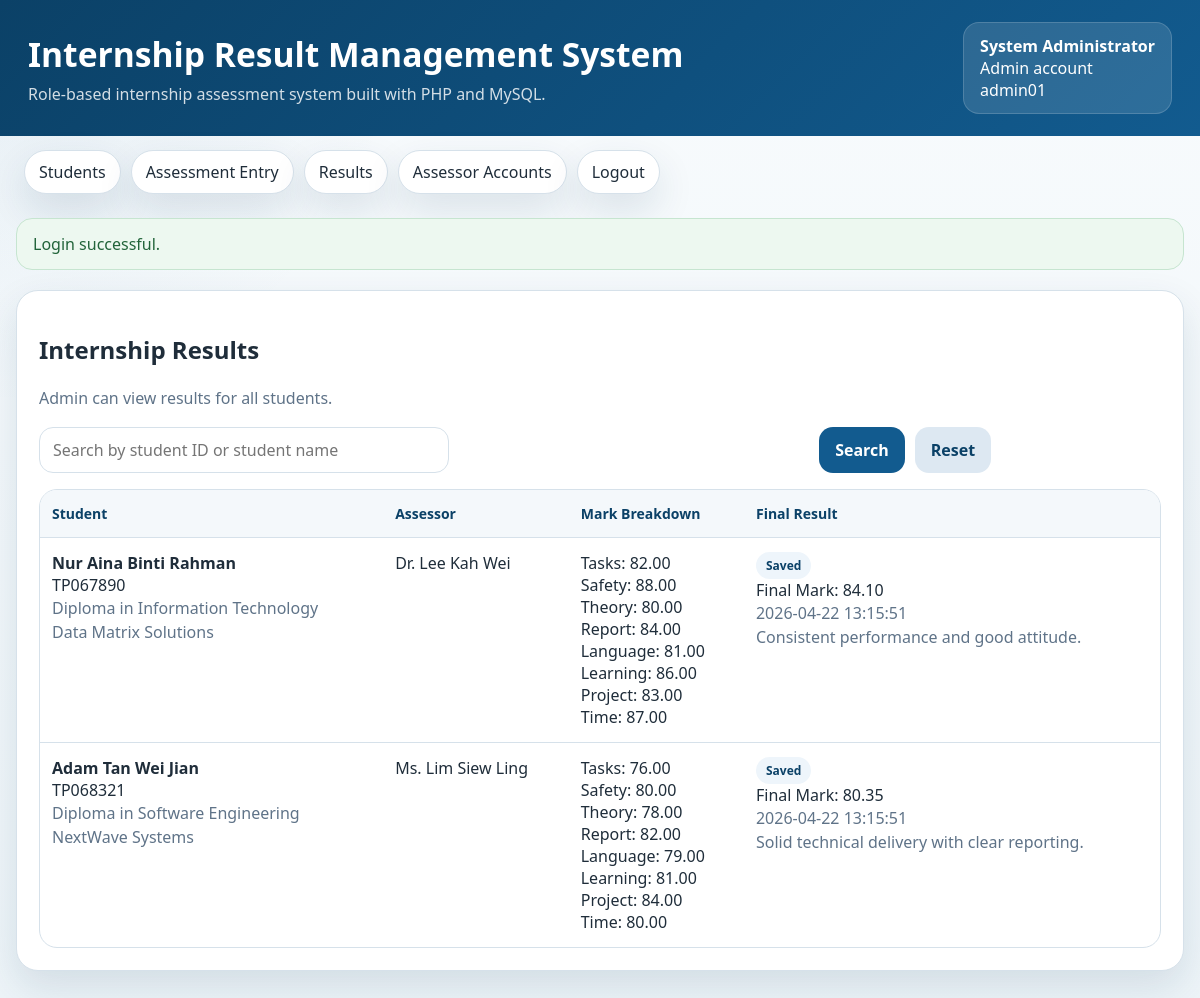
/COMP1044_SRC/results.php (signed in), run on the app's committed database.
### tables this page shows
CREATE TABLE students (
  student_id VARCHAR(20) PRIMARY KEY,
  student_name VARCHAR(100) NOT NULL,
  programme VARCHAR(100) NOT NULL,
  company_name VARCHAR(100) NOT NULL,
  created_at DATETIME NOT NULL DEFAULT CURRENT_TIMESTAMP
);

### COMP1044_SRC/includes/bootstrap.php (called while the page is built, shortened)
<?php
function current_user(): ?array
{
    return $_SESSION['user'] ?? null;
}
function h(?string $value): string
{
    return htmlspecialchars((string) $value, ENT_QUOTES, 'UTF-8');
}
function is_admin(): bool
{
    return (current_user()['role'] ?? '') === 'Admin';
}

### COMP1044_SRC/results.php (the view, shortened to what this page needs)
<?php
require_once __DIR__ . '/includes/layout.php';
$pdo = db();
$search = trim($_GET['search'] ?? '');
$sql = 'SELECT student_id, student_name, programme, company_name, assessor_name,
        undertaking_tasks, health_safety, theoretical_knowledge, written_report, language_clarity,
        lifelong_learning, project_management, time_management, final_mark, comments, assessed_at
    FROM vw_student_assessment_summary
    WHERE assessment_id IS NOT NULL';
$params = [];
$sql .= ' ORDER BY student_id';
$stmt = $pdo->prepare($sql);
$stmt->execute($params);
$results = $stmt->fetchAll();
?>
<section class="panel">
    <h2>Internship Results</h2>
    <p class="helper">
        <?= is_admin()
            ? 'Admin can view results for all students.'
            : 'Assessors can view detailed mark breakdowns for the students assigned to them.' ?>
    </p>
    <form method="get" class="search-row" style="margin-bottom: 16px;">
        <input type="text" name="search" value="<?= h($search) ?>" placeholder="Search by student ID or student name" />
        <div></div>
        <div class="button-row">
            <button type="submit">Search</button>
            <a class="button-link ghost" href="results.php">Reset</a>
        </div>
    </form>
    <div class="table-wrap">
        <table>
            <thead>
            <tr>
                <th>Student</th>
                <th>Assessor</th>
                <th>Mark Breakdown</th>
                <th>Final Result</th>
            </tr>
            </thead>
            <tbody>
            <?php if (!$results): ?>
                <tr><td colspan="4" class="empty">No results found for the selected filter.</td></tr>
            <?php else: ?>
                <?php foreach ($results as $result): ?>
                    <tr>
                        <td>
                            <strong><?= h($result['student_name']) ?></strong><br />
                            <?= h($result['student_id']) ?><br />
                            <span class="helper"><?= h($result['programme']) ?></span><br />
                            <span class="helper"><?= h($result['company_name']) ?></span>
                        </td>
                        <td><?= h($result['assessor_name']) ?></td>
                        <td>
                            Tasks: <?= number_format((float) $result['undertaking_tasks'], 2) ?><br />
                            Safety: <?= number_format((float) $result['health_safety'], 2) ?><br />
                            Theory: <?= number_format((float) $result['theoretical_knowledge'], 2) ?><br />
                            Report: <?= number_format((float) $result['written_report'], 2) ?><br />
                            Language: <?= number_format((float) $result['language_clarity'], 2) ?><br />
                            Learning: <?= number_format((float) $result['lifelong_learning'], 2) ?><br />
                            Project: <?= number_format((float) $result['project_management'], 2) ?><br />
                            Time: <?= number_format((float) $result['time_management'], 2) ?>
                        </td>
                        <td>
                            <span class="pill">Saved</span><br />
                            Final Mark: <?= number_format((float) $result['final_mark'], 2) ?><br />
                            <span class="helper"><?= h((string) $result['assessed_at']) ?></span><br />
                            <span class="helper"><?= h($result['comments'] ?: 'No comments provided.') ?></span>
                        </td>
                    </tr>
                <?php endforeach; ?>
            <?php endif; ?>
            </tbody>
        </table>
    </div>
</section>

### COMP1044_SRC/assets/styles.css (style rules this page uses)
:root { --bg: #edf4f8; --surface: #ffffff; --surface-soft: #f6f9fc; --primary: #125b8f; --primary-dark: #0b4167; --secondary: #e57b25; --success: #1f7a52; --danger: #bb3644; --muted: #5f7388; --text: #1f2d3a; --line: #d6e1ea; --shadow: 0 16px 38px rgba(13, 54, 91, 0.12); }
* { box-sizing: border-box; }
body { margin: 0; min-height: 100vh; font-family: "Segoe UI", Tahoma, Geneva, Verdana, sans-serif; background: radial-gradient(circle at top left, rgba(18, 91, 143, 0.08), transparent 26%), linear-gradient(180deg, #f8fbfd 0%, var(--bg) 100%); color: var(--text); }
a { color: inherit; text-decoration: none; }
.panel, .toolbar, .stat-card { background: var(--surface); border: 1px solid var(--line); border-radius: 22px; box-shadow: var(--shadow); }
.panel { padding: 22px; }
.toolbar-actions, .button-row, .table-actions, .inline-form { display: flex; gap: 10px; flex-wrap: wrap; }
.form-grid, .score-grid, .search-row { display: grid; gap: 14px; }
.search-row { grid-template-columns: 1.2fr 1fr 1fr; }
input, select, textarea { width: 100%; border: 1px solid var(--line); border-radius: 14px; padding: 11px 13px; font: inherit; background: white; color: var(--text); }
button, .button-link { border: none; border-radius: 14px; padding: 11px 16px; font: inherit; font-weight: 700; cursor: pointer; color: white; background: var(--primary); }
.button-link { display: inline-flex; align-items: center; }
.ghost { background: #dde8f2; color: var(--primary-dark); }
.table-wrap, .history { overflow-x: auto; border: 1px solid var(--line); border-radius: 18px; }
table { width: 100%; border-collapse: collapse; min-width: 760px; }
th, td { padding: 14px 12px; border-bottom: 1px solid var(--line); text-align: left; vertical-align: top; }
th { background: #f4f8fb; color: var(--primary-dark); font-size: 14px; }
tr:last-child td { border-bottom: none; }
.pill { display: inline-flex; align-items: center; border-radius: 999px; padding: 5px 10px; font-size: 12px; font-weight: 700; background: #eef5fb; color: var(--primary-dark); }
.helper { color: var(--muted); line-height: 1.55; }

### data on the page
students: student_name "Nur Aina Binti Rahman", student_id "TP067890", programme "Diploma in Information Technology", company_name "Data Matrix Solutions", assessor_name "Dr. Lee Kah Wei", undertaking_tasks "82.00", health_safety "88.00", theoretical_knowledge "80.00", written_report "84.00", language_clarity "81.00", lifelong_learning "86.00", project_management "83.00", time_management "87.00", final_mark "84.10", assessed_at "2026-04-22 13:15:51", comments "Consistent performance and good attitude."
students: student_name "Adam Tan Wei Jian", student_id "TP068321", programme "Diploma in Software Engineering", company_name "NextWave Systems", assessor_name "Ms. Lim Siew Ling", undertaking_tasks "76.00", health_safety "80.00", theoretical_knowledge "78.00", written_report "82.00", language_clarity "79.00", lifelong_learning "81.00", project_management "84.00", time_management "80.00", final_mark "80.35", assessed_at "2026-04-22 13:15:51", comments "Solid technical delivery with clear reporting."

### other printed values
app_name() "Internship Result Management System"
$user['full_name'] "System Administrator"
$user['role'] "Admin"
$user['username'] "admin01"
$flash['message'] "Login successful."
